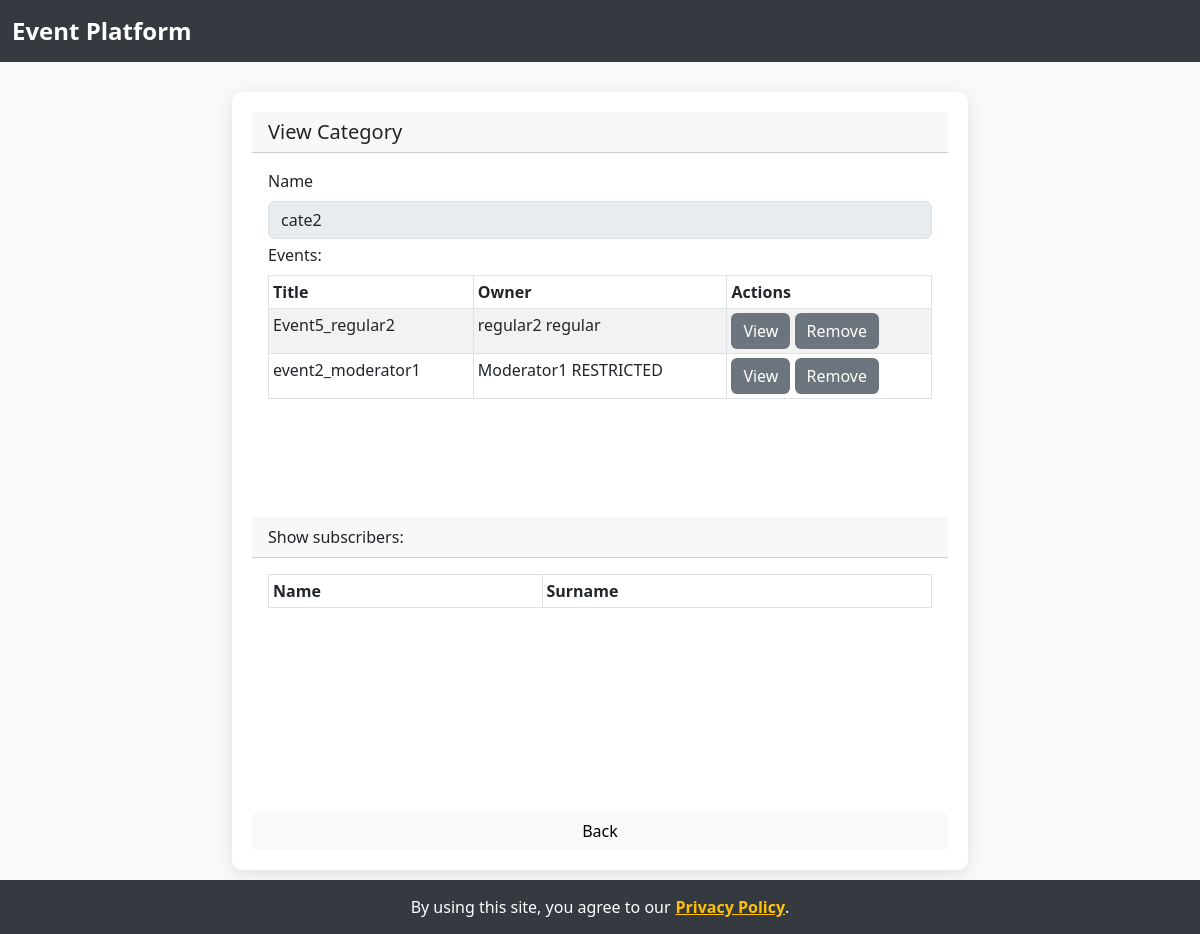
/view_category/2, run on the app's committed database.
### model.py (models this page shows, shortened)
class Category(db.Model):
    id = db.Column(db.Integer, primary_key=True)
    name = db.Column(db.String(100))
    subscribers = db.relationship('Person', secondary=subs, lazy='subquery',
                                  backref=db.backref('subscriptions', lazy=True))
    moderators = db.relationship('Person', secondary=mods, lazy='subquery',
                                 backref=db.backref('moderates', lazy=True))
    events = db.relationship('Event', secondary=evts, lazy='subquery',
                             backref=db.backref('categories', lazy=True))

class Person(db.Model,UserMixin):
    id = db.Column(db.Integer, primary_key=True)
    active = db.Column('is_active', db.Boolean(), nullable=False, server_default='1')
    roles = db.relationship('Role', secondary='user_roles')
    name = db.Column(db.String(100, collation='NOCASE'))
    surname = db.Column(db.String(100, collation='NOCASE'))
    username = db.Column(db.String(100, collation='NOCASE'), nullable=False, unique=True)
    password = db.Column(db.String(255), nullable=False, server_default='')
    gender = db.Column(db.String(255), nullable=True)
    email = db.Column(db.String(255), nullable=True)
    events = db.relationship('Event', backref='owner')
    manages = db.relationship('Event', secondary=mans, lazy='subquery', backref='managedBy')
    attends = db.relationship('Event', secondary=atts, lazy='subquery', backref='attendants')
    requests = db.relationship('Event', secondary=reqs, lazy='subquery', backref='requesters')
    @property
    def role(self):
        return self.roles[0]

### app.py (the view)
    def wrapper(*args, **kwargs):
        try:
            return func(*args, **kwargs)
        except SecurityException as se:
            db.session.rollback()
            return render_template(se.page, security_violation = True, se_msg = se.msg, **se.params)
        except PrivacyException as pe:
            db.session.rollback()
            return render_template(pe.page, privacy_violation = True, priv_msg = pe.msg, **pe.params)

### app.py (called while the page is built)
def secure(func):
    def wrapper(*args, **kwargs):
        try:
            return func(*args, **kwargs)
        except SecurityException as se:
            db.session.rollback()
            return render_template(se.page, security_violation = True, se_msg = se.msg, **se.params)
        except PrivacyException as pe:
            db.session.rollback()
            return render_template(pe.page, privacy_violation = True, priv_msg = pe.msg, **pe.params)
    wrapper.__name__ = func.__name__
    return wrapper

@app.route('/view_category/<int:id>')
@secure
def view_category(id):
    from project import view_category
    result=view_category(id)
    if type(result) == Response:
        return result
    else:
        return render_template('view_category.html', **result)

### dto.py (called while the page is built)
def _clear_cache():
    PersonDTO._cache = {}
    RoleDTO._cache = {}
    EventDTO._cache = {}
    CategoryDTO._cache = {}
    AdDTO._cache = {}

    def __repr__(self):
        return "RESTRICTED"

    def __getattr__(self,attr):
        return self

    def __call__(self, *args, **kwargs):
        return self

    def _clone(clone):
        if not clone.id in PersonDTO._cache:
            PersonDTO._cache[clone.id] = PersonDTO(clone.id,
                                                name=clone.name,
                                                surname=clone.surname,
                                                username=clone.username,
                                                password=clone.password,
                                                email=clone.email,
                                                gender=clone.gender)
        return PersonDTO._cache[clone.id]

    def _clones(clones):
        return list(map(lambda o: PersonDTO._clone(o),clones))

    def _clone(clone):
        if not clone.id in RoleDTO._cache:
            RoleDTO._cache[clone.id] = RoleDTO(clone.id,clone.name)
        return RoleDTO._cache[clone.id]

    def _clones(clones):
        return list(map(lambda o: RoleDTO._clone(o),clones))

    def _clone(clone):
        if not clone.id in EventDTO._cache:
            EventDTO._cache[clone.id] = EventDTO(clone.id,
                                                title=clone.title,
                                                description=clone.description)
        return EventDTO._cache[clone.id]

    def _clones(clones):
        return list(map(lambda o: EventDTO._clone(o),clones))

    def _clones(clones):
        return list(map(lambda o: CategoryDTO._clone(o),clones))

### templates/view_category.html (shortened to what this page needs)
{% extends 'backable.html' %}
{% block content %}
<h5 class="card-header">View Category</h5>
<div class="card-body">
  <div class="card-text">
       <div class="form-group mb-1">
        <label for="name" class="form-label">Name</label>
        <input type="text" name="name" id="name" value="{{ category.name }}" class="form-control" disabled>
      </div>
      <div class="form-group mb-1">
        <label for="eventsInCategoryTbl" class="form-label">Events:</label>
        <div style="overflow: scroll; height: 222px;">
          <table id="eventsInCategoryTbl" class="table table-striped table-bordered table-hover table-sm table-responsive" cellspacing="0" width="100%">
            <thead>
              <tr>
                <th>Title</th>
                <th>Owner</th>
                <th>Actions</th>
              </tr>
            </thead>
            <tbody>
              {% for e in category.events %}
              <tr>
                <td>{{ e.title }} </td>
                <td>{{ e.owner.name }} {{ e.owner.surname }}</td>
                <td>
                  <a href="{{ url_for('view_event', id=e.id) }}"><input type="submit" value="View"
                  class="btn btn-secondary"></a>
                  <a href="{{ url_for('remove_category', id=e.id,c=category.id) }}"><input type="submit" value="Remove" class="btn btn-secondary"></a>
                </td>
              </tr>
              {% endfor %}
            </tbody>
          </table>
        </div>
      </div>
  </div>
</div>
<div class="card-header">Show subscribers:</div>
<div class="card-body">
  <div style="overflow: scroll; height: 222px;">
    <table id="subscribersTbl" class="table table-striped table-bordered table-hover table-sm table-responsive" cellspacing="0" width="100%">
      <thead>
        <tr>
          <th>Name</th>
          <th>Surname</th>
        </tr>
      </thead>
    </table>
  </div>
</div>
{% endblock %}

### templates/template.html (style rules this page uses)
body { background-color: #f8f9fa; }
.btn-secondary { background-color: #6c757d; border: none; }

### data on the page
Category: name "cate2"
Person: owner.name "regular2", owner.surname "regular"
Person: owner.name "Moderator1"

### other printed values
{{ e.title }} "Event5_regular2" "event2_moderator1"
{{ e.owner.surname }} "RESTRICTED"
